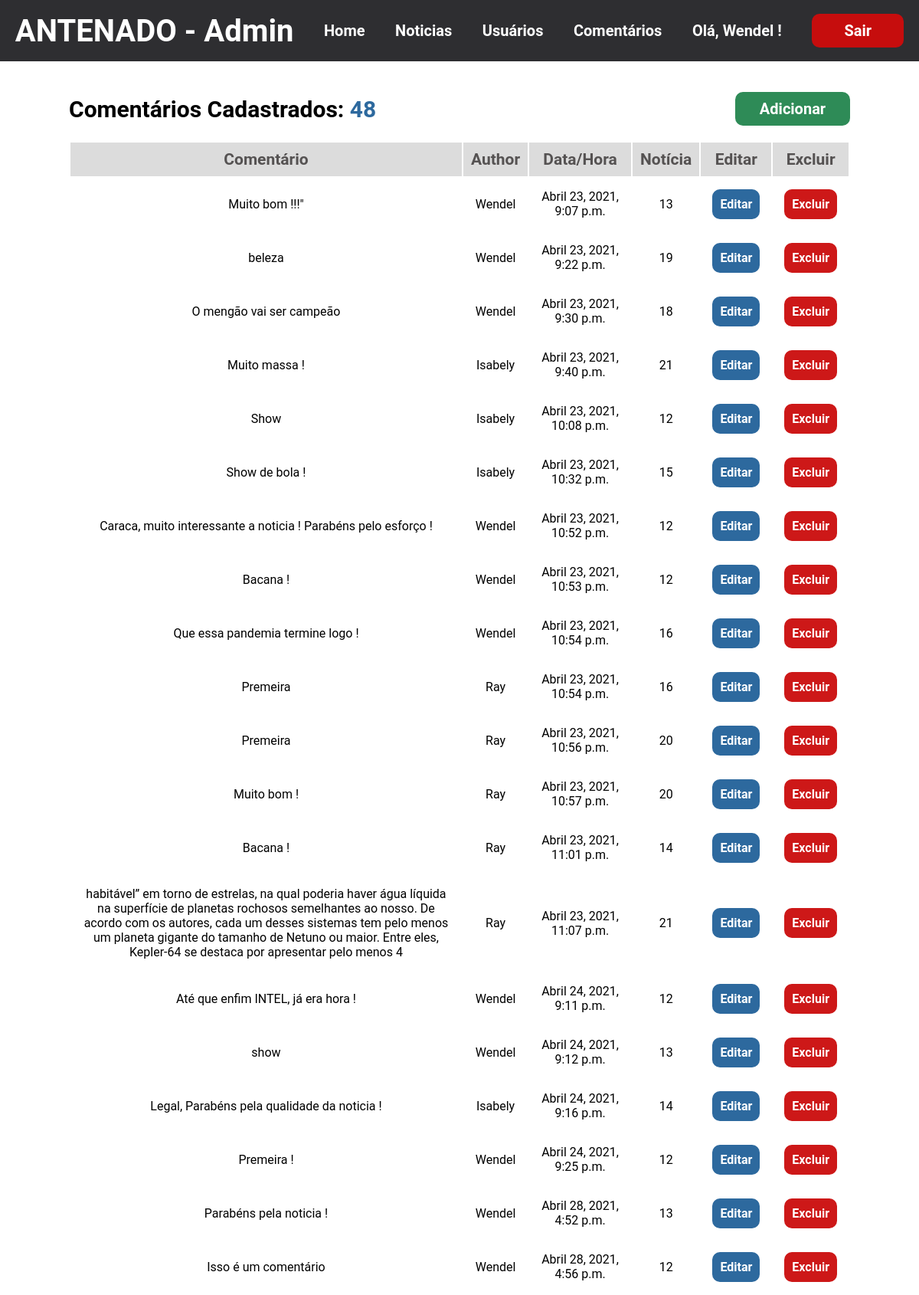
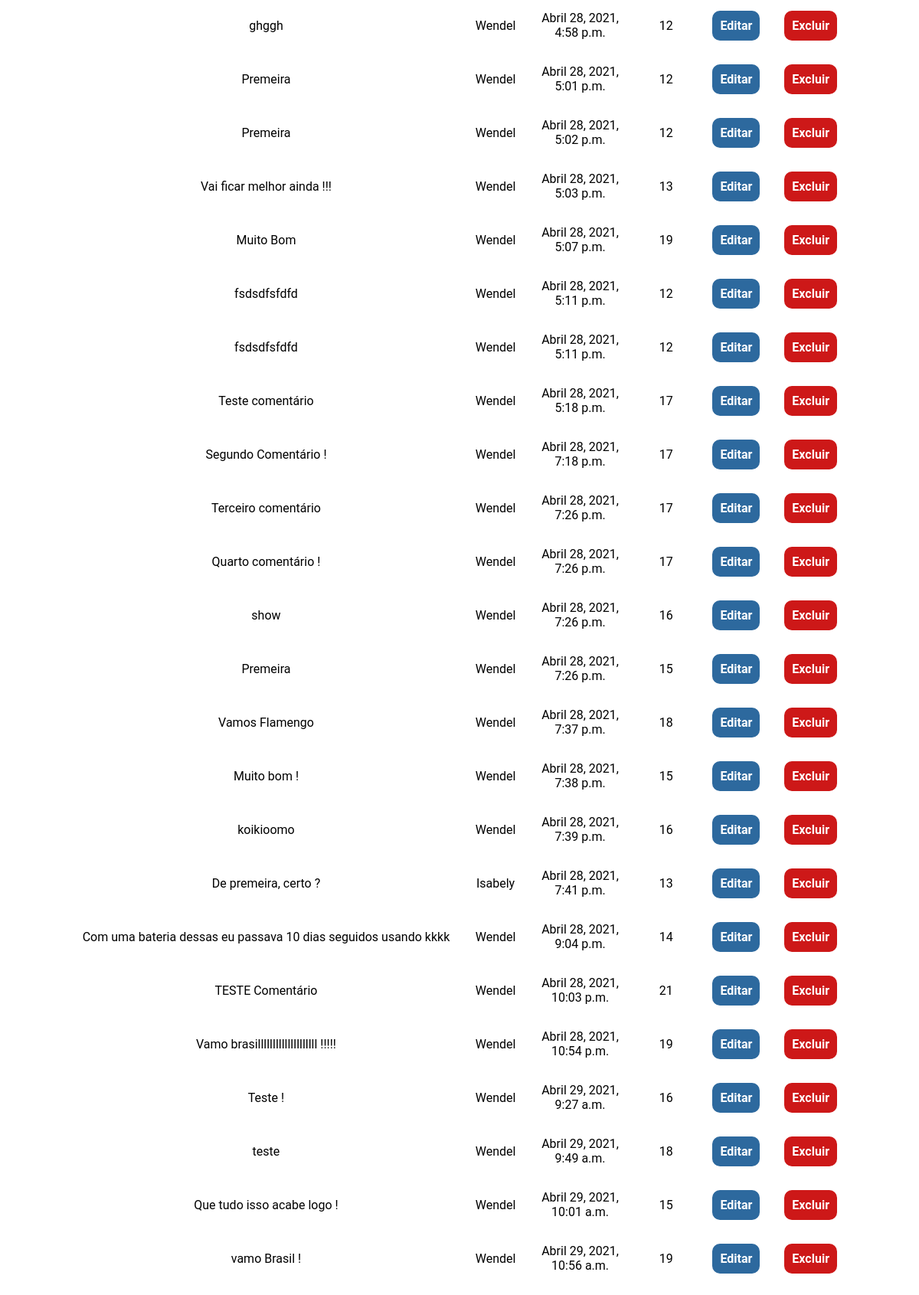
Page /Gerenciar/Comentarios/ (signed in, upper part) on the committed database (2 pictures, top to bottom).
### post_app/models.py (models this page shows, shortened)
class Comentario (models.Model):
    codigo = models.AutoField(primary_key=True)
    opiniao = models.TextField(max_length=300)
    timestamp = models.DateTimeField(auto_now_add=True)
    cod_noticia = models.ForeignKey(Noticia, on_delete=models.CASCADE, related_name='comments')
    cod_usuario = models.ForeignKey('auth.User', on_delete=models.CASCADE)

class Noticia (models.Model):
    codigo = models.AutoField(primary_key=True)
    titulo = models.CharField(max_length=200)
    header_image = models.ImageField(null=True, blank=True, upload_to='imagens/')
    assunto = models.CharField(max_length=100)
    texto = models.TextField()
    timestamp = models.DateTimeField(auto_now_add=True)
    author = models.ForeignKey('auth.User', on_delete=models.CASCADE)
    def __str__(self):
        return str(self.codigo)

### post_app/views.py (the view)
# urls.py: path('Gerenciar/Comentarios/', ManageCommentsView.as_view(), name = 'manage_comments'),
class ManageCommentsView(LoginRequiredMixin, ListView): #Visão com todos os comentários que foram feitos em todas as notícias
    model = Comentario
    template_name = 'post_app/manage_comments.html'
    context_object_name = 'comentarios'

### post_app/templates/post_app/manage_comments.html (shortened to what this page needs)
{% extends 'menu_admin.html' %}
    {% block models %}
        <div class="ContainerNTC">
            <div class="cabecalho_admin">
                <h2>Comentários Cadastrados: <span> {{ comentarios | length }} </span></h2>
                <a href="{% url 'add_comment' %}">
                    <input type="button" value="Adicionar" class="btn_add_news">
                </a>
            </div>
            <table id="ListAdm">
                <tr id="colunas">
                    <th>Comentário</th>
                    <th>Author</th>
                    <th>Data/Hora</th>
                    <th>Notícia</th>
                    <th>Editar</th>
                    <th>Excluir</th>
                </tr>
                {% for comentario in comentarios %}
                <tr>
                    <td id="detailNotice"><a href="{% url 'detail_comment' comentario.pk %}" >{{ comentario.opiniao }}</a></td>
                    <td>{{ comentario.cod_usuario }}</td>
                    <td>{{ comentario.timestamp }}</td>
                    <td>{{ comentario.cod_noticia }}</td>
                    <td><a href="{% url 'edit_comment' comentario.pk %}" id="btnEditar">Editar</a></td>
                    <td><a href="{% url 'delete_comment' comentario.pk %}" id="btnExcluir" >Excluir</a></td>
                </tr>
                {% endfor %}
            </table>
        </div>
    {% endblock models %}

### post_app/templates/menu_admin.html (shortened to what this page needs)
{% load static %}
<!DOCTYPE html>
<html lang="pt-br">
<head>
    <link rel="stylesheet" href="{% static '/css/manage.css' %}">
</head>
<body>
    <nav class="menu_admin">
        <h1>ANTENADO - Admin</h1>
        <a href="{% url 'Home' %}">Home</a>
        <a href="{% url 'manage_notices' %}">Noticias</a>
        <a href="{% url 'manage_users' %}">Usuários</a>
        <a href="{% url 'manage_comments' %}">Comentários</a>
        <p>Olá, {{ user.username }} !</p>
        <a href="{% url 'logout' %}">
            <input type="button" value="Sair" id="btnSair">
        </a>
    </nav>
    {% block models %}
    {% endblock models %}
</body>
</html>

### static/css/manage.css (style rules this page uses)
* { margin: 0; font-family: Roboto, 'sans-serif'; }
.menu_admin { background-color: #2e2e31; height: 80px; display: flex; justify-content: space-around; align-items: center; }
.menu_admin > a, .menu_admin > p { text-decoration: none; color: white; font-size: 20px; font-weight: bold; }
.menu_admin > h1 { color: white; font-size: 40px; }
span { color: #2d699e; }
.ContainerNTC { margin-top: 20px; display: flex; justify-content: center; align-items: center; flex-direction: column; }
.cabecalho_admin { width: 85%; display: flex; justify-content: space-between; align-items: center; margin: 20px; font-size: 20px; }
.btn_add_news { padding: 10px; width: 150px; border-radius: 10px; border: none; background-color: seagreen; color: white; font-weight: bold; font-size: 20px; }
#ListAdm { width: 85%; text-align: center; }
#ListAdm tr { height: 40px; }
#ListAdm td { padding: 15px; }
#ListAdm th { padding: 10px; margin: 10px; }
#colunas { background-color: gainsboro; color: #555252; font-size: 21px; }
#ListAdm td > a { text-decoration: none; }
#detailNotice > a { color: black; }
#btnEditar { background-color: #2d699e; border-radius: 10px; font-weight: bold; color: white; padding: 10px; }
#btnExcluir { background-color: #cd1818; border-radius: 10px; font-weight: bold; color: white; color: white; padding: 10px; }
#btnSair { width: 120px; background-color: #c60d0d; color: white; font-size: 20px; border:none; padding: 10px; border-radius: 10px; font-weight: bold; }

### rows in the picture
Comentario: opiniao "Muito bom !!!\"", cod_usuario "Wendel", timestamp "Abril 23, 2021, 9:07 p.m.", cod_noticia "13"
Comentario: opiniao "beleza", cod_usuario "Wendel", timestamp "Abril 23, 2021, 9:22 p.m.", cod_noticia "19"
Comentario: opiniao "O mengão vai ser campeão", cod_usuario "Wendel", timestamp "Abril 23, 2021, 9:30 p.m.", cod_noticia "18"
Comentario: opiniao "Muito massa !", cod_usuario "Isabely", timestamp "Abril 23, 2021, 9:40 p.m.", cod_noticia "21"
Comentario: opiniao "Show", cod_usuario "Isabely", timestamp "Abril 23, 2021, 10:08 p.m.", cod_noticia "12"
Comentario: opiniao "Show de bola !", cod_usuario "Isabely", timestamp "Abril 23, 2021, 10:32 p.m.", cod_noticia "15"
Comentario: opiniao "Caraca, muito interessante a noticia ! Parabéns pelo esforço !", cod_usuario "Wendel", timestamp "Abril 23, 2021, 10:52 p.m.", cod_noticia "12"
Comentario: opiniao "Bacana !", cod_usuario "Wendel", timestamp "Abril 23, 2021, 10:53 p.m.", cod_noticia "12"
Comentario: opiniao "Que essa pandemia termine logo !", cod_usuario "Wendel", timestamp "Abril 23, 2021, 10:54 p.m.", cod_noticia "16"
Comentario: opiniao "Premeira", cod_usuario "Ray", timestamp "Abril 23, 2021, 10:54 p.m.", cod_noticia "16"
Comentario: opiniao "Premeira", cod_usuario "Ray", timestamp "Abril 23, 2021, 10:56 p.m.", cod_noticia "20"
Comentario: opiniao "Muito bom !", cod_usuario "Ray", timestamp "Abril 23, 2021, 10:57 p.m.", cod_noticia "20"
Comentario: opiniao "Bacana !", cod_usuario "Ray", timestamp "Abril 23, 2021, 11:01 p.m.", cod_noticia "14"
Comentario: opiniao "habitável” em torno de estrelas, na qual poderia haver água líquida na superfície de planetas rochosos semelhantes ao nosso. De acordo com os autores, cada um desses sistemas tem pelo menos um planeta gigante do tamanho de Netuno ou maior. Entre eles, Kepler-64 se destaca por apresentar pelo menos 4", cod_usuario "Ray", timestamp "Abril 23, 2021, 11:07 p.m.", cod_noticia "21"
Comentario: opiniao "Até que enfim INTEL, já era hora !", cod_usuario "Wendel", timestamp "Abril 24, 2021, 9:11 p.m.", cod_noticia "12"
Comentario: opiniao "show", cod_usuario "Wendel", timestamp "Abril 24, 2021, 9:12 p.m.", cod_noticia "13"
Comentario: opiniao "Legal, Parabéns pela qualidade da noticia !", cod_usuario "Isabely", timestamp "Abril 24, 2021, 9:16 p.m.", cod_noticia "14"
Comentario: opiniao "Premeira !", cod_usuario "Wendel", timestamp "Abril 24, 2021, 9:25 p.m.", cod_noticia "12"
Comentario: opiniao "Parabéns pela noticia !", cod_usuario "Wendel", timestamp "Abril 28, 2021, 4:52 p.m.", cod_noticia "13"
Comentario: opiniao "Isso é um comentário", cod_usuario "Wendel", timestamp "Abril 28, 2021, 4:56 p.m.", cod_noticia "12"
Comentario: opiniao "ghggh", cod_usuario "Wendel", timestamp "Abril 28, 2021, 4:58 p.m.", cod_noticia "12"
Comentario: opiniao "Premeira", cod_usuario "Wendel", timestamp "Abril 28, 2021, 5:01 p.m.", cod_noticia "12"
Comentario: opiniao "Premeira", cod_usuario "Wendel", timestamp "Abril 28, 2021, 5:02 p.m.", cod_noticia "12"
Comentario: opiniao "Vai ficar melhor ainda !!!", cod_usuario "Wendel", timestamp "Abril 28, 2021, 5:03 p.m.", cod_noticia "13"
Comentario: opiniao "Muito Bom", cod_usuario "Wendel", timestamp "Abril 28, 2021, 5:07 p.m.", cod_noticia "19"
Comentario: opiniao "fsdsdfsfdfd", cod_usuario "Wendel", timestamp "Abril 28, 2021, 5:11 p.m.", cod_noticia "12"
Comentario: opiniao "fsdsdfsfdfd", cod_usuario "Wendel", timestamp "Abril 28, 2021, 5:11 p.m.", cod_noticia "12"
Comentario: opiniao "Teste comentário", cod_usuario "Wendel", timestamp "Abril 28, 2021, 5:18 p.m.", cod_noticia "17"
Comentario: opiniao "Segundo Comentário !", cod_usuario "Wendel", timestamp "Abril 28, 2021, 7:18 p.m.", cod_noticia "17"
Comentario: opiniao "Terceiro comentário", cod_usuario "Wendel", timestamp "Abril 28, 2021, 7:26 p.m.", cod_noticia "17"
Comentario: opiniao "Quarto comentário !", cod_usuario "Wendel", timestamp "Abril 28, 2021, 7:26 p.m.", cod_noticia "17"
Comentario: opiniao "show", cod_usuario "Wendel", timestamp "Abril 28, 2021, 7:26 p.m.", cod_noticia "16"
Comentario: opiniao "Premeira", cod_usuario "Wendel", timestamp "Abril 28, 2021, 7:26 p.m.", cod_noticia "15"
Comentario: opiniao "Vamos Flamengo", cod_usuario "Wendel", timestamp "Abril 28, 2021, 7:37 p.m.", cod_noticia "18"
Comentario: opiniao "Muito bom !", cod_usuario "Wendel", timestamp "Abril 28, 2021, 7:38 p.m.", cod_noticia "15"
Comentario: opiniao "koikioomo", cod_usuario "Wendel", timestamp "Abril 28, 2021, 7:39 p.m.", cod_noticia "16"
Comentario: opiniao "De premeira, certo ?", cod_usuario "Isabely", timestamp "Abril 28, 2021, 7:41 p.m.", cod_noticia "13"
Comentario: opiniao "Com uma bateria dessas eu passava 10 dias seguidos usando kkkk", cod_usuario "Wendel", timestamp "Abril 28, 2021, 9:04 p.m.", cod_noticia "14"
Comentario: opiniao "TESTE Comentário", cod_usuario "Wendel", timestamp "Abril 28, 2021, 10:03 p.m.", cod_noticia "21"
Comentario: opiniao "Vamo brasillllllllllllllllllll !!!!!", cod_usuario "Wendel", timestamp "Abril 28, 2021, 10:54 p.m.", cod_noticia "19"
Comentario: opiniao "Teste !", cod_usuario "Wendel", timestamp "Abril 29, 2021, 9:27 a.m.", cod_noticia "16"
Comentario: opiniao "teste", cod_usuario "Wendel", timestamp "Abril 29, 2021, 9:49 a.m.", cod_noticia "18"
Comentario: opiniao "Que tudo isso acabe logo !", cod_usuario "Wendel", timestamp "Abril 29, 2021, 10:01 a.m.", cod_noticia "15"
Comentario: opiniao "vamo Brasil !", cod_usuario "Wendel", timestamp "Abril 29, 2021, 10:56 a.m.", cod_noticia "19"

### other values in the picture
{{ user.username }} "Wendel"
{{ comentarios | length }} "48"
